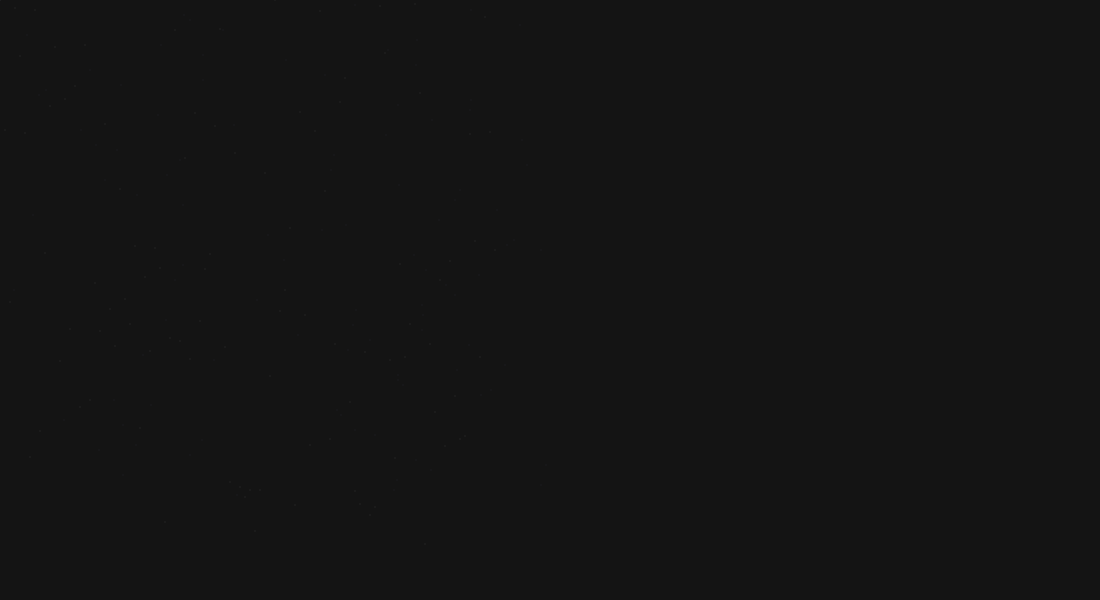
Frame 1 (no input)
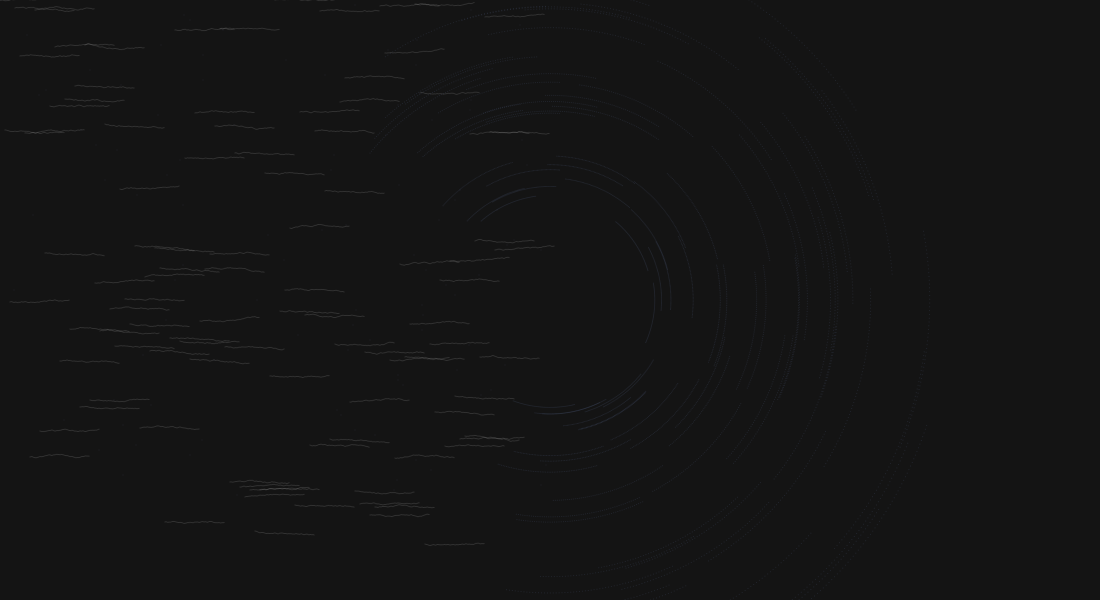
Frame 60 (the mouse pressed at the canvas centre just before this capture)
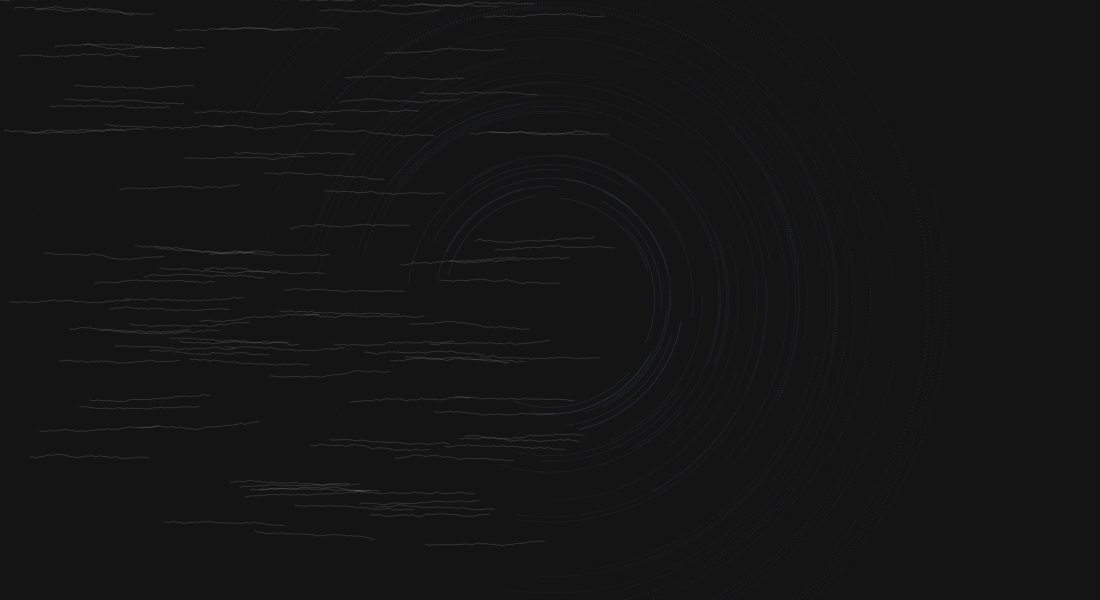
Frame 120 (the mouse held since frame 60 and released just before this capture)

The Processing sketch that drew these frames (run headless with seeded random() and noise(); from frame 60 on, the mouse is pressed at the canvas centre):

// Processing sketch: HW5_testingRotationOnThread
// ── HW5_testingRotationOnThread.pde

color R = color(230, 230, 230,50);
color G = color(100, 123, 175,50);
//int n;
int xv,yv,xh,yh = 0;
int count = 0;

int num = 100;
thread[] drifter = new thread[num];
thread[] drifter2 = new thread[num];

void setup() {
  frameRate(1000);
  size(1100, 600);
  background(20);
  for (int i = 0 ; i < num ; i++) {
    drifter[i] = new thread(xh, yh, 1, G, true);
    yh+=5;
    xh = int(random(0, width/2));
    drifter[i].theta = random(-2,2);
    drifter[i].radius = random(100,400);
    
    drifter2[i] = new thread(xv, yv, 1, R, true);
    xv+=5;
    yv = int(random(0, width/2));
    
    
  }
}

void draw() {
  //  background(0);
  for (int i = 0; i<num;i++) {
    drifter[i].render();
    drifter2[i].render2();
   }
}


// ── drift_class.pde
//Original Class from Laura's DriftC

class thread {

  float x;
  float y;
  float size;
  color c;
  int a=0;
  float spdx=1;
  float spdy=1;
  boolean direction; //direction up or down
  float theta=0;
  float radius=10;

  //---------------------CONSTRUCTOR------------------------//
  //--------------------------------------------------------//

  thread(float _x, float _y, float _size, color _c, boolean _direction) {
    x = _x;
    y = _y;
    c = _c;
    size = 1;//random((_size-0.05), (_size+0.05));
    direction = _direction;
  }

  //----------------------END-------------------------------//
  //----------------------END-------------------------------//

  // thread X-axis or Y-axis drifting
  void drifting() {
    if (direction) {
      x += spdx;  // moves right
      y += random(-0.5, 0.5); // moves up and down
      bounce();
    }
    if (!direction) {
      y += spdy;  // moves down
      x += random(-0.5, 0.5); // moves left and right
      bounce();
    }
  }
  //-----------------------------------------------------//
  //-----------------CAROUSEL----------------------------//

  void carousel() {
    x = width/2 + radius*cos(theta);
    y = height/2 - radius*sin(theta);
   
    theta+=0.01;
  }


  //----------------------------------------------------//
  //---------------------BOUNCE-------------------------//

  void bounce() {
    if (x > width || x < 0 ) {
      spdx = -spdx;
    }  
    if (y > height || y < 0) {
      spdy = -spdy;
    }
  }

  //-------------------------------------------------------//
  //----------------------RENDER---------------------------//


  void render() {
    thread(x, y, size, c);
    //drifting();
    carousel();
  }
  
  void render2(){
     thread(x, y, size, c);
    drifting();
  }
  
  

  //---------------------------------------------------------//
  //---------------------------------------------------------//

  // thread function
  void thread(float x, float y, float sz, color c) {
    noStroke();
    fill(c);
    ellipse(x, y, sz, sz);
  }
}
